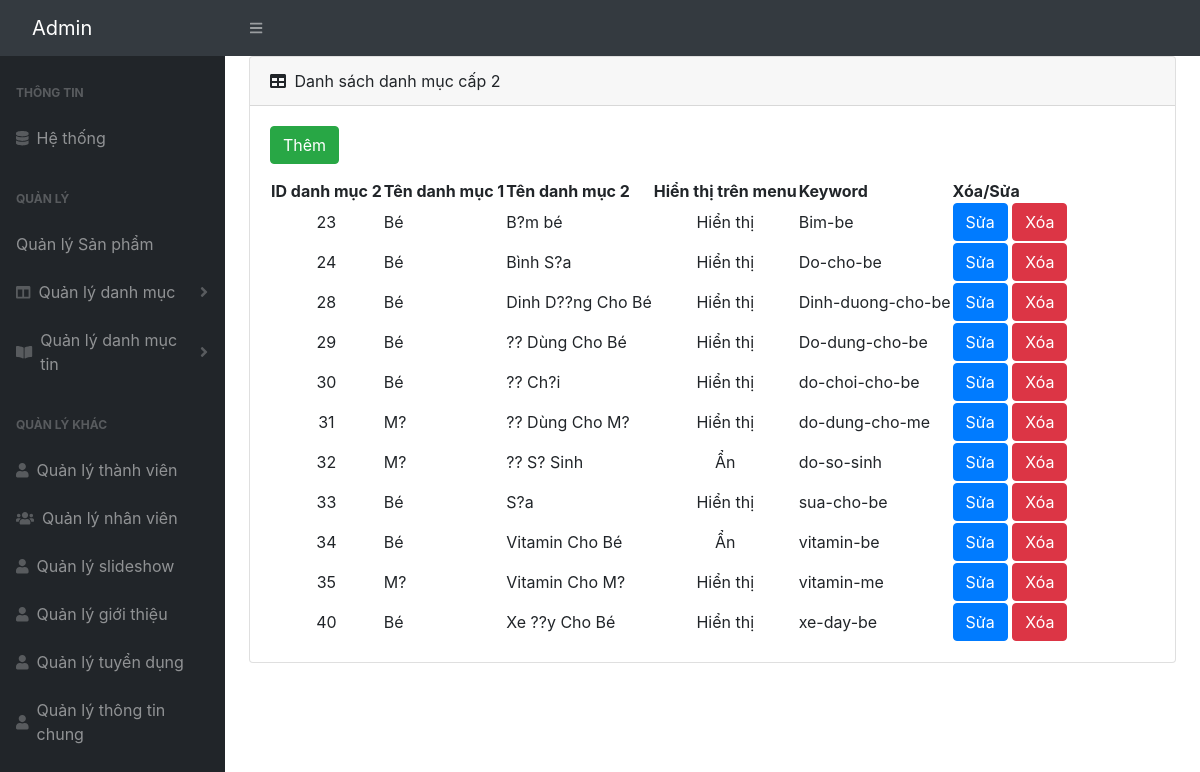
The app's page /admin/main_danhmuc2.php with its own data.
### tables this page shows
CREATE TABLE `danhmuc2` (
  `ID_danhmuc2` int(10) UNSIGNED NOT NULL,
  `tendanhmuc2` varchar(145) DEFAULT NULL,
  `tendanhmuc2_EN` varchar(145) DEFAULT NULL,
  `ID_danhmuc1` int(10) UNSIGNED DEFAULT NULL,
  `visiblemenu2` tinyint(3) UNSIGNED DEFAULT NULL,
  `sapxep` int(10) UNSIGNED DEFAULT NULL,
  `keyseo` varchar(145) DEFAULT NULL
);

CREATE TABLE `danhmuc1` (
  `ID_danhmuc1` int(10) UNSIGNED NOT NULL,
  `tendanhmuc1` varchar(145) DEFAULT NULL,
  `sapxep` int(10) UNSIGNED DEFAULT NULL,
  `visiblemenu1` tinyint(3) UNSIGNED DEFAULT NULL,
  `keyword` varchar(145) DEFAULT NULL,
  `visible1` tinyint(3) UNSIGNED DEFAULT NULL
);

### admin/main_danhmuc2.php (the view, shortened to what this page needs)
<?php
require "layout/header.php";
require "layout/menu.php";
?>
<div id="layoutSidenav_content">
  <main>
    <div class="container-fluid px-4">
      <div class="card mb-4">
        <div class="card-header"> <i class="fas fa-table me-1"></i> Danh sách danh mục cấp 2 </div>
        <div class="card-body">
          <form action="them_main_danhmuc2.php" method="post"  >
            <input type="submit" name="Them" class="btn btn-success" value="Thêm" id="them"/>
          </form>
          <table id="datatablesSimple">
            <thead>
              <tr>
                <th>ID danh mục 2</th>
                <th>Tên danh mục 1</th>
                <th>Tên danh mục 2</th>
                <th>Hiển thị trên menu</th>
                <th>Keyword</th>
                <th>Xóa/Sửa</th>
              </tr>
            </thead>
            <tbody>
              <?php
              $query = 'SELECT * FROM `danhmuc1`
	LEFT JOIN `danhmuc2` ON `danhmuc2`.`ID_danhmuc1` = `danhmuc1`.`ID_danhmuc1` where ID_danhmuc2 > 0;';
              $result = mysqli_query( $conn, $query );
              foreach ( $result as $item ) {
                ?>
              <tr>
                <td style="text-align: center;"><?= $item['ID_danhmuc2'] ?></td>
                <td><?= $item['tendanhmuc1'] ?></td>
                <td><?= $item['tendanhmuc2'] ?></td>
                <td style="text-align: center;"><?= $item['visiblemenu2']==1 ? "Hiển thị":"Ẩn"; ?></td>
                <td><?= $item['keyseo'] ?></td>
                <td style="text-align: center;"><a  id="sua" href="sua_main_danhmuc2.php?ID_danhmuc2=<?php echo $item['ID_danhmuc2']; ?>"  onclick="openForm()" class="btn btn-primary"  >Sửa </a>
                  <a href="themxoasuaadmin/xoadanhmuc2.php?ID_danhmuc2=<?php echo $item['ID_danhmuc2']; ?>" id="xoa" class="btn btn-danger"> Xóa </a></td>
              </tr>
              <?php
              }
              ?>
            </tbody>
          </table>
        </div>
      </div>
    </div>
  </main>
</div>
<?php
require "layout/footer.php";
?>

### admin/main_danhmuc2.php (style rules this page uses)
a#sua { color: white; }

### records on screen
danhmuc2: ID_danhmuc2 "23", ID_danhmuc1.tendanhmuc1 "Bé", tendanhmuc2 "B?m bé", visiblemenu2 "Hiển thị", keyseo "Bim-be"
danhmuc2: ID_danhmuc2 "24", ID_danhmuc1.tendanhmuc1 "Bé", tendanhmuc2 "Bình S?a", visiblemenu2 "Hiển thị", keyseo "Do-cho-be"
danhmuc2: ID_danhmuc2 "28", ID_danhmuc1.tendanhmuc1 "Bé", tendanhmuc2 "Dinh D??ng Cho Bé", visiblemenu2 "Hiển thị", keyseo "Dinh-duong-cho-be"
danhmuc2: ID_danhmuc2 "29", ID_danhmuc1.tendanhmuc1 "Bé", tendanhmuc2 "?? Dùng Cho Bé", visiblemenu2 "Hiển thị", keyseo "Do-dung-cho-be"
danhmuc2: ID_danhmuc2 "30", ID_danhmuc1.tendanhmuc1 "Bé", tendanhmuc2 "?? Ch?i", visiblemenu2 "Hiển thị", keyseo "do-choi-cho-be"
danhmuc2: ID_danhmuc2 "31", ID_danhmuc1.tendanhmuc1 "M?", tendanhmuc2 "?? Dùng Cho M?", visiblemenu2 "Hiển thị", keyseo "do-dung-cho-me"
danhmuc2: ID_danhmuc2 "32", ID_danhmuc1.tendanhmuc1 "M?", tendanhmuc2 "?? S? Sinh", visiblemenu2 "Ẩn", keyseo "do-so-sinh"
danhmuc2: ID_danhmuc2 "33", ID_danhmuc1.tendanhmuc1 "Bé", tendanhmuc2 "S?a", visiblemenu2 "Hiển thị", keyseo "sua-cho-be"
danhmuc2: ID_danhmuc2 "34", ID_danhmuc1.tendanhmuc1 "Bé", tendanhmuc2 "Vitamin Cho Bé", visiblemenu2 "Ẩn", keyseo "vitamin-be"
danhmuc2: ID_danhmuc2 "35", ID_danhmuc1.tendanhmuc1 "M?", tendanhmuc2 "Vitamin Cho M?", visiblemenu2 "Hiển thị", keyseo "vitamin-me"
danhmuc2: ID_danhmuc2 "40", ID_danhmuc1.tendanhmuc1 "Bé", tendanhmuc2 "Xe ??y Cho Bé", visiblemenu2 "Hiển thị", keyseo "xe-day-be"
